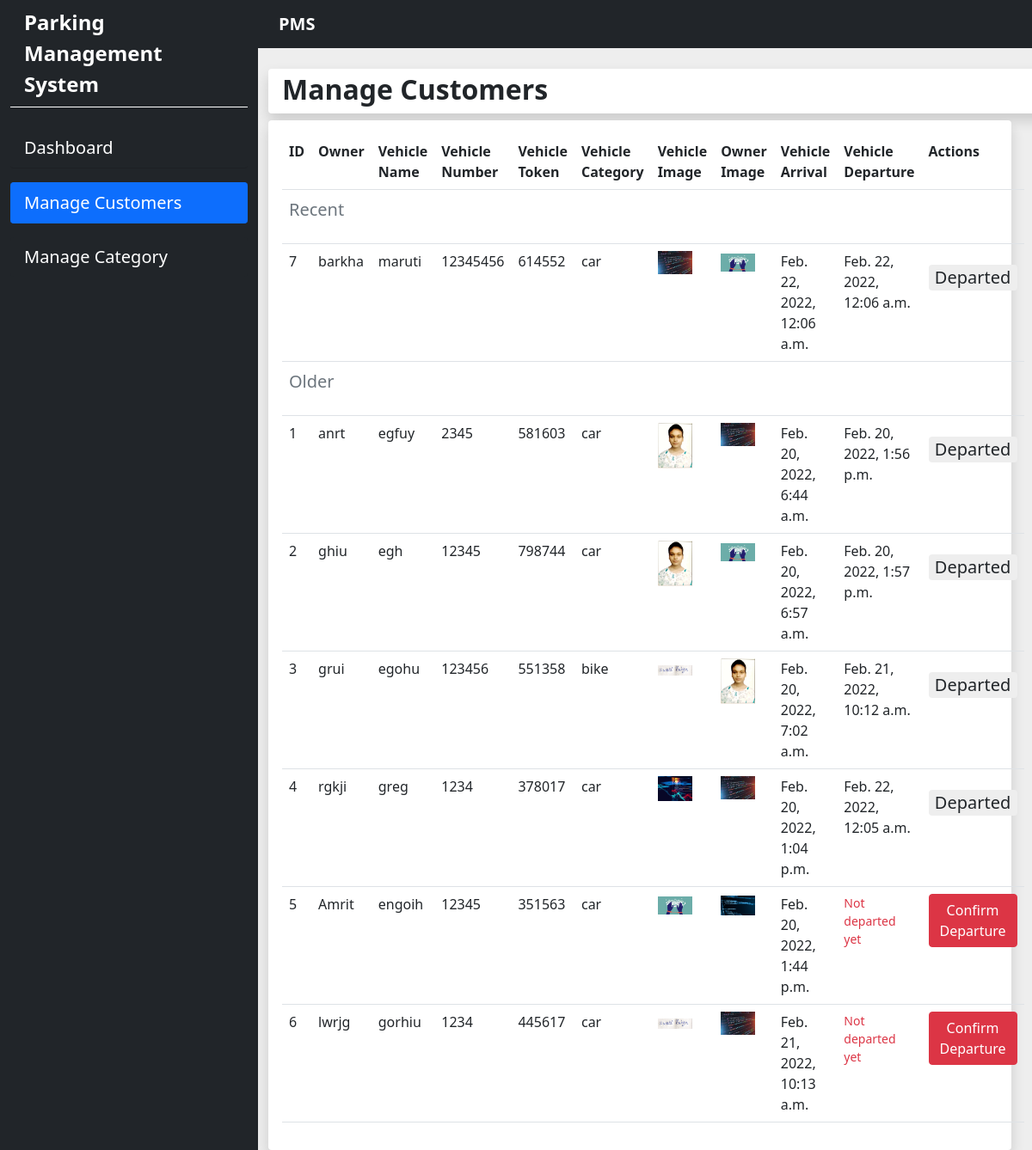
Screenshot of /manage-customers/ with the database file from the repository.
### datawork/models.py (models this page shows, shortened)
class Vehicle(models.Model):
    vehicle_owner = models.CharField(max_length=300)
    vehicle_name = models.CharField(max_length=200)
    vehicle_category = models.ForeignKey(Category, on_delete=models.DO_NOTHING)
    vehicle_number = models.CharField(max_length=200)
    vehicle_color = models.CharField(max_length=200)
    vehicle_image = models.ImageField(upload_to="images/vehicle/")
    owner_image = models.ImageField(upload_to="images/owner/")
    vehicle_token = models.IntegerField(default=random_token)
    vehicle_arrival = models.DateTimeField(auto_now_add=True)
    vehicle_departure = models.DateTimeField(auto_now_add=False,blank=True,null=True)

class Category(models.Model):
    category_name = models.CharField(max_length=300)
    category_price = models.IntegerField()
    def __str__(self):
        return self.category_name

### datawork/views.py (the view)
# urls.py: path("manage-customers/",manageCustomers,name="manageCustomers"),
def manageCustomers(r):
    error = ""
    form = VehicleForm(r.POST or None, r.FILES or None)
    data = {
        "error":error,
        "form":form,
        "vehicle":Vehicle.objects.exclude(vehicle_arrival__date=date.today()),
        "today_vehicle":Vehicle.objects.filter(vehicle_arrival__date=date.today())
    }
    if r.method == "POST":
        if form.is_valid():
            form.save()
            return redirect(manageCustomers)
    return render(r,"manageCustomer.html",data)

### datawork/models.py (called while the page is built)
def random_token():
    return randint(100000, 999999)

### datawork/templates/manageCustomer.html (shortened to what this page needs)
{% extends 'base.html' %}
{% load crispy_forms_tags %}
{% block content %}
<div class="container-fluid">
    <div class="col-12 mb-2">
        <div class="card border-0 shadow" style="width: 1101px; margin-left:-12px">
            <div class="card-body p-0 d-flex justify-content-between">
                <p class="fs-2 fw-bold text-capitalize mb-1 ms-3">Manage Customers</p>
            </div>
        </div>
    </div>
    <div class="row">
        <div class="card border-0 shadow px-0">
            <div class="card-body">
                <table class="table">
                    <tr>
                        <th>ID</th>
                        <th>Owner</th>
                        <th>Vehicle Name</th>
                        <th>Vehicle Number</th>
                        <th>Vehicle Token</th>
                        <th>Vehicle Category</th>
                        <th>Vehicle Image</th>
                        <th>Owner Image</th>
                        <th>Vehicle Arrival</th>
                        <th>Vehicle Departure</th>
                        <th>Actions</th>
                    </tr>
                    <tr>
                        <td colspan=11><p class="lead text-muted">Recent</p></td>
                    </tr>
                    {% for vh in today_vehicle %}
                        <tr>
                            <td>{{vh.id}}</td>
                            <td>{{vh.vehicle_owner}}</td>
                            <td>{{vh.vehicle_name}}</td>
                            <td>{{vh.vehicle_number}}</td>
                            <td>{{vh.vehicle_token}}</td>
                            <td>{{vh.vehicle_category}}</td>
                            <td><img src="{{vh.vehicle_image.url}}" style="width:40px"></td>
                            <td><img src="{{vh.owner_image.url}}" style="width:40px"></td>
                            <td>{{vh.vehicle_arrival}}</td>
                            <td>{% if vh.vehicle_departure %}{{vh.vehicle_departure}} {% else %} <p class="small text-danger">Not departed yet</p> {% endif %}</td>
                            <td>
                                {% if vh.vehicle_departure %}
                                    <p class="lead mt-3 text-center rounded" style="background-color:#eee">Departed</p>
                                {% else %}
                                <a href="{% url 'departCustomer' vh.id %}" class="btn btn-danger">Confirm Departure</a>
                                {% endif %}
                            </td>
                        </tr>
                    {% endfor %}
                    <tr>
                        <td colspan=11><p class="lead text-muted">Older</p></td>
                    </tr>
                    {% for vh in vehicle %}
                        <tr>
                            <td>{{vh.id}}</td>
                            <td>{{vh.vehicle_owner}}</td>
                            <td>{{vh.vehicle_name}}</td>
                            <td>{{vh.vehicle_number}}</td>
                            <td>{{vh.vehicle_token}}</td>
                            <td>{{vh.vehicle_category}}</td>
                            <td><img src="{{vh.vehicle_image.url}}" style="width:40px"></td>
                            <td><img src="{{vh.owner_image.url}}" style="width:40px"></td>
                            <td>{{vh.vehicle_arrival}}</td>
                            <td>{% if vh.vehicle_departure %}{{vh.vehicle_departure}} {% else %} <p class="small text-danger">Not departed yet</p> {% endif %}</td>
                            <td>
                                {% if vh.vehicle_departure %}
                                    <p class="lead mt-3 text-center rounded" style="background-color:#eee">Departed</p>
                                {% else %}
                                <a href="{% url 'departCustomer' vh.id %}" class="btn btn-danger">Confirm Departure</a>
                                {% endif %}
                            </td>
                        </tr>
                    {% endfor %}
                </table>
            </div>
        </div>
    </div>
</div>
{% endblock  %}

### datawork/templates/base.html (shortened to what this page needs)
<!DOCTYPE html>
<html lang="en">
<head>
    <link href="https://cdn.jsdelivr.net/npm/bootstrap@5.1.3/dist/css/bootstrap.min.css" rel="stylesheet"
>
    <link rel="stylesheet" href="https://cdn.jsdelivr.net/npm/bootstrap-icons@1.8.1/font/bootstrap-icons.css">
</head>
<body>
    <div class="container-fluid" style="overflow:hidden">
    <div class="row">
        <div class="col-lg-3 bg-dark" style="min-height: 100vh; position:sticky; top:0px">
            <div class="list-group list-group-flush">
                <p class="list-group-item fs-4 fw-bold bg-dark text-white" style="border-bottom:1px solid white">Parking
                    Management System</p>
                <a href="{% url 'index' %}" class="list-group-item list-group-item-action text-white fs-5 rounded {% if request.path != "/" %}bg-dark {% else %}active{% endif %} my-2">Dashboard</a>
                <a href="{% url 'manageCustomers' %}" class="list-group-item list-group-item-action text-white fs-5 rounded {% if request.path != "/manage-customers/" %}bg-dark {% else %}active{% endif %} my-2">Manage Customers</a>
                <a href="" class="list-group-item list-group-item-action text-white fs-5 rounded {% if request.path != "/manage-category/" %}bg-dark {% else %}active{% endif %} my-2">Manage Category</a>
            </div>
        </div>
        <div class="col-lg-9 ps-0" style="background-color:#eee">
            <nav class="navbar navbar-expand-lg navbar-dark bg-dark text-white mb-4" style="width:1152px">
                <div class="container-fluid">
                    <a href="" class="navbar-brand fw-bold">PMS</a>
                </div>
            </nav>
            {% block content %} {% endblock %}
        </div>
    </div>
 </div>
</body>
</html>

### rows the page displays
Vehicle: id "7", vehicle_owner "barkha", vehicle_name "maruti", vehicle_number "12345456", vehicle_token "614552", vehicle_category "car", vehicle_image (picture), owner_image (picture), vehicle_arrival "Feb. 22, 2022, 12:06 a.m.", vehicle_departure "Feb. 22, 2022, 12:06 a.m.", shows "Departed"
Vehicle: id "1", vehicle_owner "anrt", vehicle_name "egfuy", vehicle_number "2345", vehicle_token "581603", vehicle_category "car", vehicle_image (picture), owner_image (picture), vehicle_arrival "Feb. 20, 2022, 6:44 a.m.", vehicle_departure "Feb. 20, 2022, 1:56 p.m.", shows "Departed"
Vehicle: id "2", vehicle_owner "ghiu", vehicle_name "egh", vehicle_number "12345", vehicle_token "798744", vehicle_category "car", vehicle_image (picture), owner_image (picture), vehicle_arrival "Feb. 20, 2022, 6:57 a.m.", vehicle_departure "Feb. 20, 2022, 1:57 p.m.", shows "Departed"
Vehicle: id "3", vehicle_owner "grui", vehicle_name "egohu", vehicle_number "123456", vehicle_token "551358", vehicle_category "bike", vehicle_image (picture), owner_image (picture), vehicle_arrival "Feb. 20, 2022, 7:02 a.m.", vehicle_departure "Feb. 21, 2022, 10:12 a.m.", shows "Departed"
Vehicle: id "4", vehicle_owner "rgkji", vehicle_name "greg", vehicle_number "1234", vehicle_token "378017", vehicle_category "car", vehicle_image (picture), owner_image (picture), vehicle_arrival "Feb. 20, 2022, 1:04 p.m.", vehicle_departure "Feb. 22, 2022, 12:05 a.m.", shows "Departed"
Vehicle: id "5", vehicle_owner "Amrit", vehicle_name "engoih", vehicle_number "12345", vehicle_token "351563", vehicle_category "car", vehicle_image (picture), owner_image (picture), vehicle_arrival "Feb. 20, 2022, 1:44 p.m.", shows "Not departed yet", shows "Confirm Departure"
Vehicle: id "6", vehicle_owner "lwrjg", vehicle_name "gorhiu", vehicle_number "1234", vehicle_token "445617", vehicle_category "car", vehicle_image (picture), owner_image (picture), vehicle_arrival "Feb. 21, 2022, 10:13 a.m.", shows "Not departed yet", shows "Confirm Departure"
